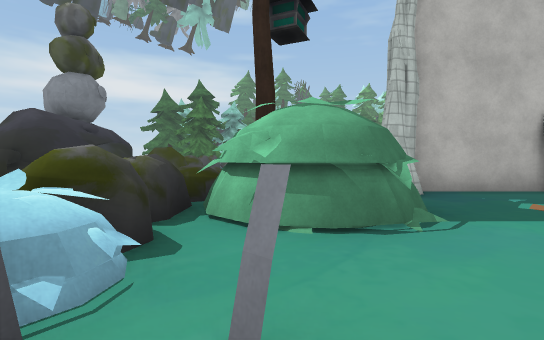
view 1 (above)

14 first-person views from a walk through a Unity game level. The camera is 1.2 m above the floor, tilts 2° down and sees 85° across. The floor is counted in squares, 2 m on a side. Each view is taken from the middle of a square. On the plan, view 1 faces up. The plan holds only what a view shows up to about 9 squares ahead; the rest is blank. The place goes on beyond the plan. Some surface patterns are stand-ins.

view 2
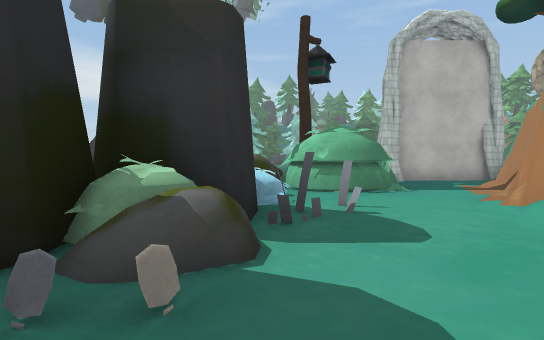

view 3
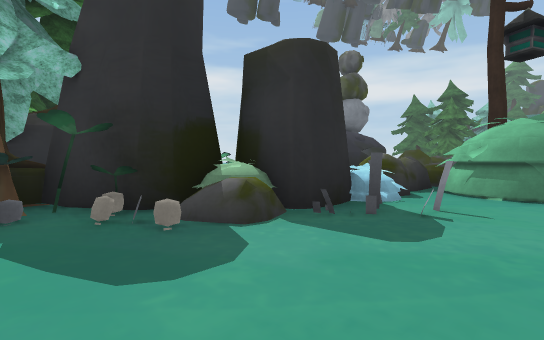

view 4
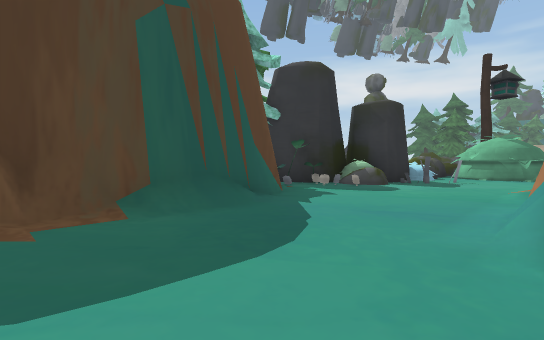

view 5
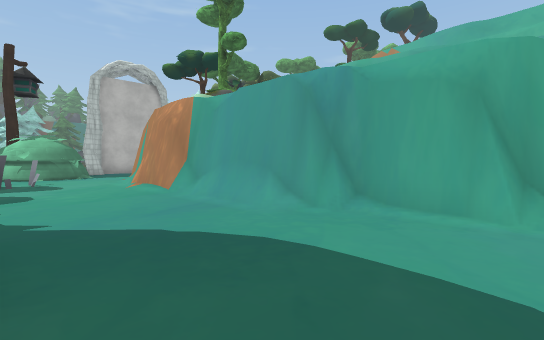

view 6
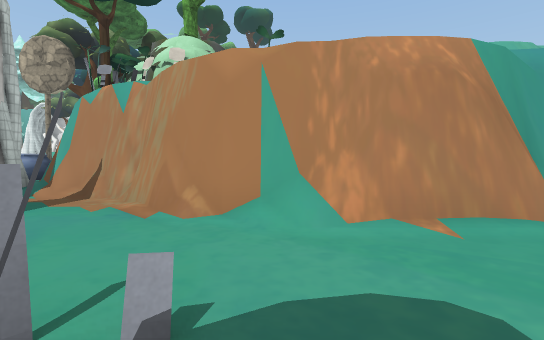

view 7
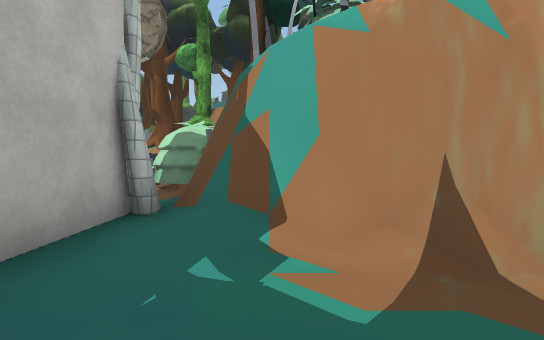

view 8
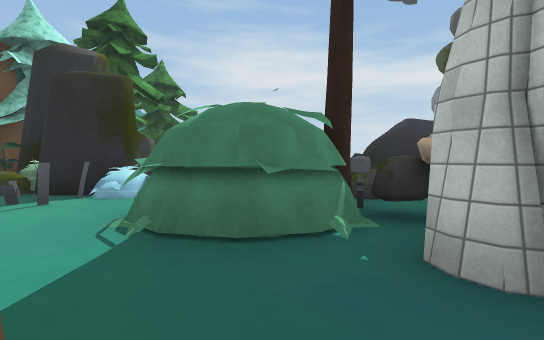

view 9
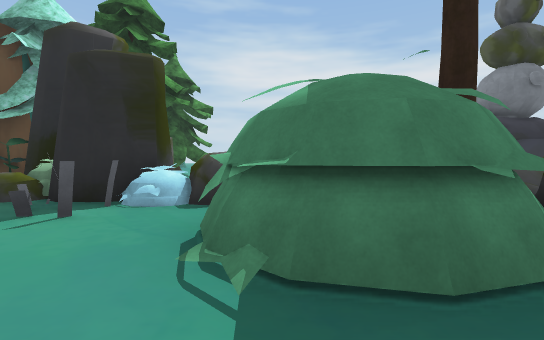

view 10
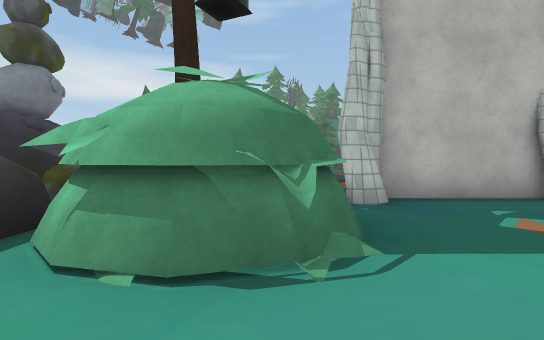

view 11
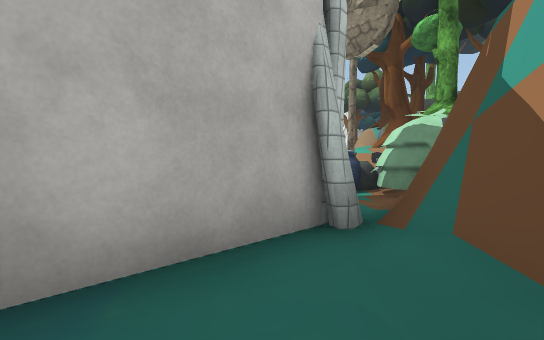

view 12
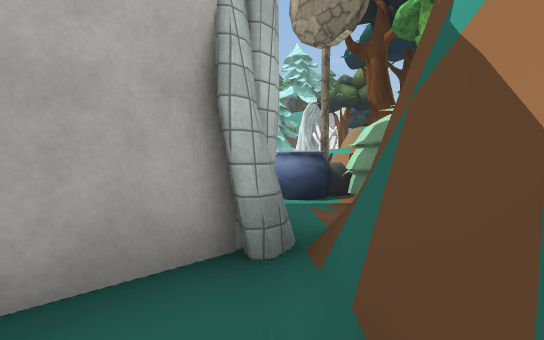

view 13
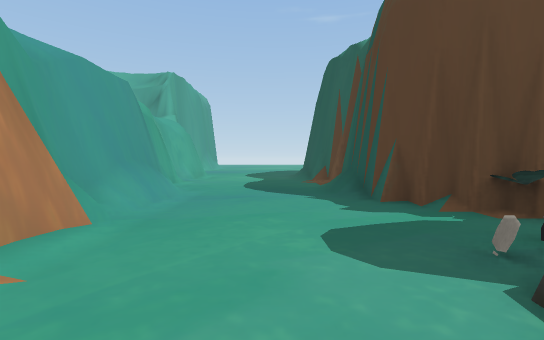

view 14
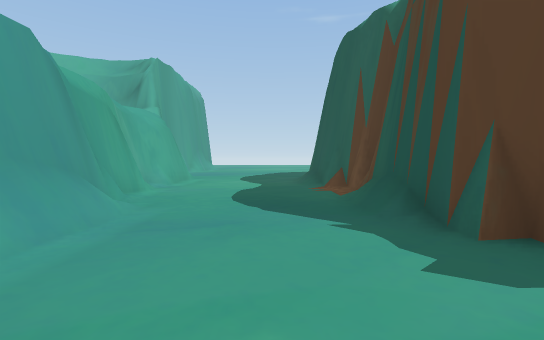

### Floor plan
Key: @ floor where view 1 was taken; # wall or solid block; . floor; ≈ water the walk keeps out of; A vase; T tree; O other object.
Columns run from 6 left of view 1 to 11 right of it. Each row starts with its distance up from view 1.
 10  ≈
  9 ##
  8 # OO            ##
  7 # OOO        .AOO#
  6     OO O#####.OOT
  5     OO#O#...#O#
  4     OOOO...##
  3     OOOO..##
  2     OO...##
  1     # O.##
  0    ##.@.#
 -1   ##OO..#
 -2 ###OO...#
 -3 ###O....#
 -4   ###...#
 -5     #...#
 -6     #...##
 -7     #....#
 -8     #....#

Positions as (right, up) in squares from view 1, and headings:
1: (0, 0), facing up
2: (-1, -3), facing up
3: (1, -3), facing up-left
4: (2, -8), facing up-left
5: (-1, -8), facing up-right
6: (-1, 0), facing right
7: (2, 4), facing right
8: (4, 4), facing left
9: (3, 3), facing left
10: (1, 1), facing up
11: (3, 4), facing up-right
12: (4, 4), facing up-right
13: (0, 0), facing down
14: (0, -2), facing down
